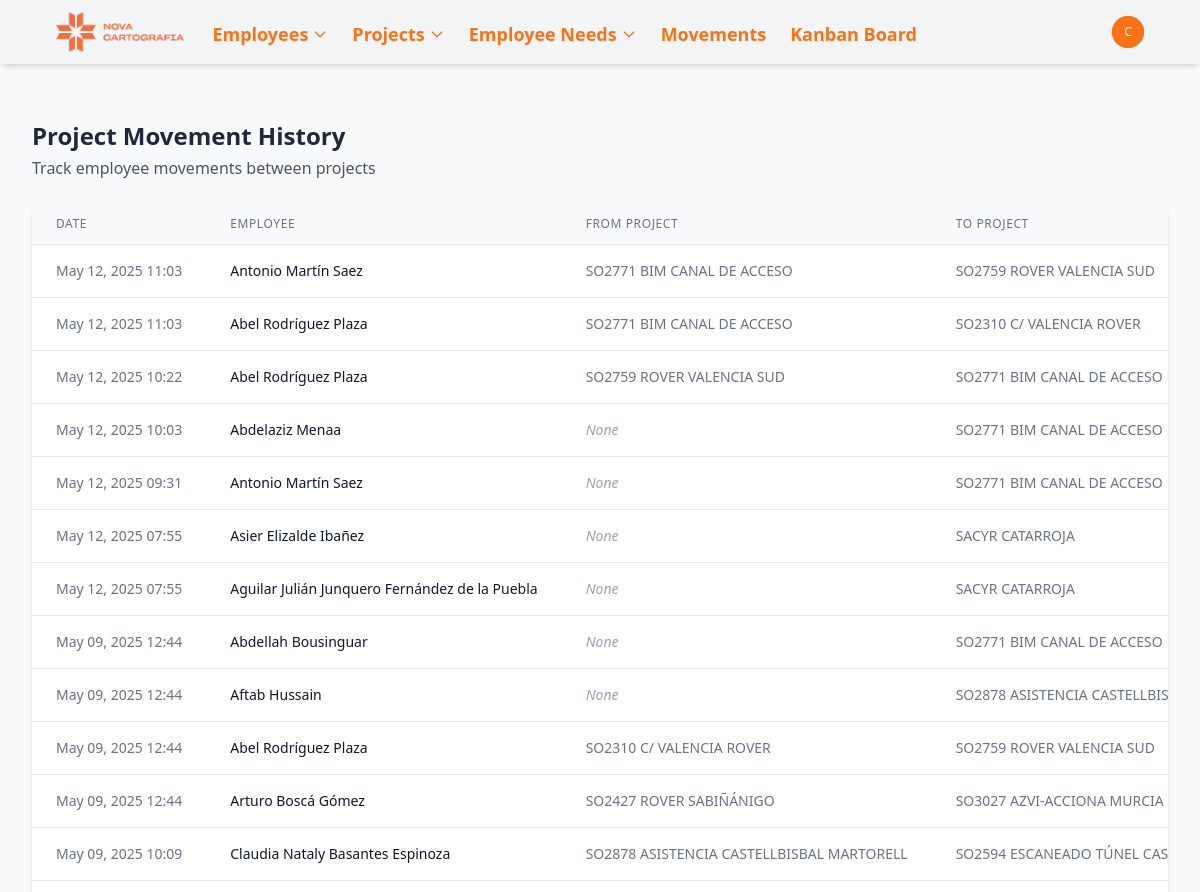
Page /movements/ (signed in, upper part) on the earlier database version.
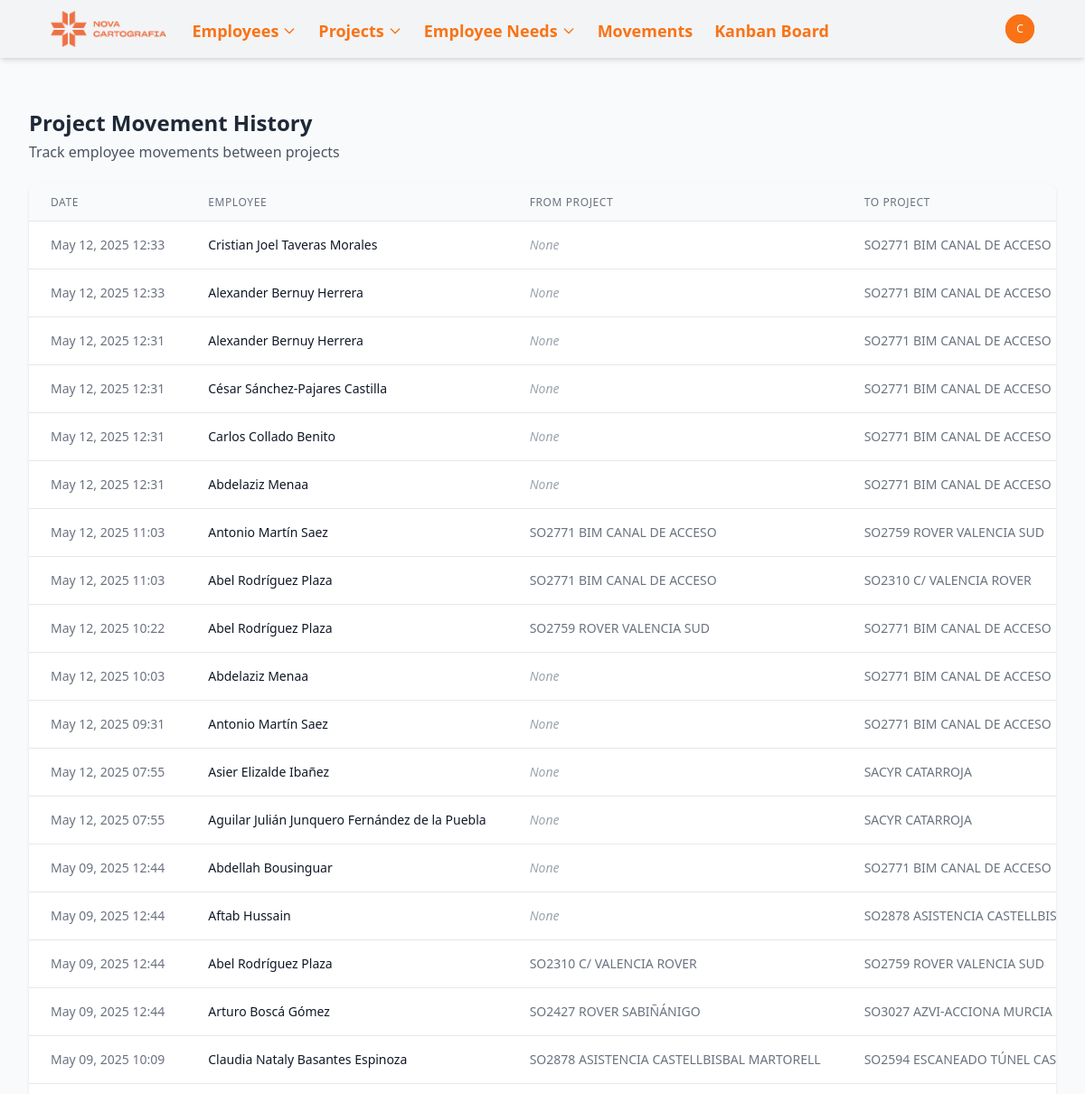
Same page on the later database version.
### novacartografia_employee_management/models.py (models this page shows, shortened)
class ProjectMovementLine(models.Model):
    project = models.ForeignKey(Project, on_delete=models.CASCADE, related_name='movements')
    employee = models.ForeignKey(Employee, on_delete=models.CASCADE, related_name='project_movements')
    date = models.DateTimeField(default=timezone.now)
    previous_project = models.ForeignKey(
        Project,
        on_delete=models.SET_NULL,
        null=True,
        blank=True,
        related_name='outgoing_movements'
    )
    class Meta:
        ordering = ['-date']  # Most recent movements first

class Employee(models.Model):
    name = models.CharField(max_length=100)
    job = models.CharField(max_length=100)
    project_id = models.ForeignKey(Project, on_delete=models.SET_NULL, related_name='employee_set', blank=True, null=True)
    state = models.CharField(max_length=50, default='valencia',
            choices=[
                ('alava', 'Álava'),
                ('albacete', 'Albacete'),
                ('alicante', 'Alicante'),
                ('almeria', 'Almería'),
                ('asturias', 'Asturias'),
                ('avila', 'Ávila'),
                ('badajoz', 'Badajoz'),
                ('barcelona', 'Barcelona'),
                ('burgos', 'Burgos'),
                ('caceres', 'Cáceres'),
                ('cadiz', 'Cádiz'),
                ('cantabria', 'Cantabria'),
                ('castellon', 'Castellón'),
                ('ceuta', 'Ceuta'),
                ('ciudad_real', 'Ciudad Real'),
                ('cordoba', 'Córdoba'),
                ('cuenca', 'Cuenca'),
                ('gerona', 'Gerona'),
                ('granada', 'Granada'),
                ('guadalajara', 'Guadalajara'),
                ('guipuzcoa', 'Guipúzcoa'),
                ('huelva', 'Huelva'),
                ('huesca', 'Huesca'),
                ('islas_baleares', 'Islas Baleares'),
                ('jaen', 'Jaén'),
                ('la_coruna', 'La Coruña'),
                ('la_rioja', 'La Rioja'),
                ('las_palmas', 'Las Palmas'),
                ('leon', 'León'),
                ('lerida', 'Lérida'),
                ('lugo', 'Lugo'),
                ('madrid', 'Madrid'),
                ('malaga', 'Málaga'),
                ('melilla', 'Melilla'),
                ('murcia', 'Murcia'),
                ('navarra', 'Navarra'),
                ('orense', 'Orense'),
                ('palencia', 'Palencia'),
                ('pontevedra', 'Pontevedra'),
                ('salamanca', 'Salamanca'),
                ('santa_cruz_de_tenerife', 'Santa Cruz de Tenerife'),
                ('segovia', 'Segovia'),
                ('sevilla', 'Sevilla'),
                ('soria', 'Soria'),
                ('tarragona', 'Tarragona'),
                ('teruel', 'Teruel'),
                ('toledo', 'Toledo'),
                ('valencia', 'Valencia'),
                ('valladolid', 'Valladolid'),
                ('vizcaya', 'Vizcaya'),
                ('zamora', 'Zamora'),
                ('zaragoza', 'Zaragoza'),])
    academic_training = models.CharField(max_length=100, blank=True, null=True)
    driver_license = models.BooleanField(default=False)
    twenty_hours = models.BooleanField(default=False)
    sixty_hours = models.BooleanField(default=False)
    confine = models.BooleanField(default=False)
    mining = models.BooleanField(default=False)
    railway_carriage = models.BooleanField(default=False)
    railway_mounting = models.BooleanField(default=False)
    building = models.BooleanField(default=False)
    office_work = models.BooleanField(default=False)
    scanner = models.BooleanField(default=False)
    leveling = models.BooleanField(default=False)
    static = models.BooleanField(default=False)
    drag = models.BooleanField(default=False)

class Project(models.Model):
    PROJECT_TYPES = [
        ('obra', 'Obra'),
        ('proyecto', 'Proyecto'),
    ]
    MANAGER_TYPES = [
        ('cuesta', 'Cuesta'),
        ('javi', 'Javi'),
        ('guillermo', 'Guillermo'),
        ('miguelangel', 'Miguel Ángel'),
        ('oscar', 'Óscar'),
    ]
    name = models.CharField(max_length=100)
    type = models.CharField(max_length=50, choices=PROJECT_TYPES, default='proyecto')
    description = models.TextField(blank=True, null=True)
    manager = models.CharField(max_length=50, choices=MANAGER_TYPES, null=True, blank=True)
    state = models.CharField(max_length=50, null=True, blank=True,
            choices=[
                ('alava', 'Álava'),
                ('albacete', 'Albacete'),
                ('alicante', 'Alicante'),
                ('almeria', 'Almería'),
                ('asturias', 'Asturias'),
                ('avila', 'Ávila'),
                ('badajoz', 'Badajoz'),
                ('barcelona', 'Barcelona'),
                ('burgos', 'Burgos'),
                ('caceres', 'Cáceres'),
                ('cadiz', 'Cádiz'),
                ('cantabria', 'Cantabria'),
                ('castellon', 'Castellón'),
                ('ceuta', 'Ceuta'),
                ('ciudad_real', 'Ciudad Real'),
                ('cordoba', 'Córdoba'),
                ('cuenca', 'Cuenca'),
                ('gerona', 'Gerona'),
                ('granada', 'Granada'),
                ('guadalajara', 'Guadalajara'),
                ('guipuzcoa', 'Guipúzcoa'),
                ('huelva', 'Huelva'),
                ('huesca', 'Huesca'),
                ('islas_baleares', 'Islas Baleares'),
                ('jaen', 'Jaén'),
                ('la_coruna', 'La Coruña'),
                ('la_rioja', 'La Rioja'),
                ('las_palmas', 'Las Palmas'),
                ('leon', 'León'),
                ('lerida', 'Lérida'),
                ('lugo', 'Lugo'),
                ('madrid', 'Madrid'),
                ('malaga', 'Málaga'),
                ('melilla', 'Melilla'),
                ('murcia', 'Murcia'),
                ('navarra', 'Navarra'),
                ('orense', 'Orense'),
                ('palencia', 'Palencia'),
                ('pontevedra', 'Pontevedra'),
                ('salamanca', 'Salamanca'),
                ('santa_cruz_de_tenerife', 'Santa Cruz de Tenerife'),
                ('segovia', 'Segovia'),
                ('sevilla', 'Sevilla'),
                ('soria', 'Soria'),
                ('tarragona', 'Tarragona'),
                ('teruel', 'Teruel'),
                ('toledo', 'Toledo'),
                ('valencia', 'Valencia'),
                ('valladolid', 'Valladolid'),
                ('vizcaya', 'Vizcaya'),
                ('zamora', 'Zamora'),
                ('zaragoza', 'Zaragoza')
            ])
    academic_training = models.CharField(max_length=100, blank=True, null=True)
    twenty_hours = models.BooleanField(default=False)
    sixty_hours = models.BooleanField(default=False)
    confine = models.BooleanField(default=False)
    mining = models.BooleanField(default=False)
    railway_carriage = models.BooleanField(default=False)
    railway_mounting = models.BooleanField(default=False)
    building = models.BooleanField(default=False)
    office_work = models.BooleanField(default=False)
    scanner = models.BooleanField(default=False)
    leveling = models.BooleanField(default=False)
    static = models.BooleanField(default=False)
    drag = models.BooleanField(default=False)

### novacartografia_employee_management/views.py (the view)
# urls.py: path('movements/', views.movement_list, name='movement_list'),
@login_required
def movement_list(request):
    movements = ProjectMovementLine.objects.all().order_by('-date')
    return render(request, 'novacartografia_employee_management/movement_list.html', {
        'movements': movements
    })

### templates/novacartografia_employee_management/movement_list.html (shortened to what this page needs)
{% extends "base.html" %}
{% block content %}
<div class="mb-6">
    <h2 class="text-2xl font-bold text-gray-800">Project Movement History</h2>
    <p class="text-gray-600 mt-1">Track employee movements between projects</p>
</div>
<div class="bg-white shadow overflow-hidden rounded-lg">
    <div class="overflow-x-auto">
        <table class="min-w-full divide-y divide-gray-200">
            <thead class="bg-gray-50">
                <tr>
                    <th scope="col" class="px-6 py-3 text-left text-xs font-medium text-gray-500 uppercase tracking-wider">Date</th>
                    <th scope="col" class="px-6 py-3 text-left text-xs font-medium text-gray-500 uppercase tracking-wider">Employee</th>
                    <th scope="col" class="px-6 py-3 text-left text-xs font-medium text-gray-500 uppercase tracking-wider">From Project</th>
                    <th scope="col" class="px-6 py-3 text-left text-xs font-medium text-gray-500 uppercase tracking-wider">To Project</th>
                </tr>
            </thead>
            <tbody class="bg-white divide-y divide-gray-200">
                {% for movement in movements %}
                <tr class="hover:bg-gray-50">
                    <td class="px-6 py-4 whitespace-nowrap text-sm text-gray-500">
                        {{ movement.date|date:"M d, Y H:i" }}
                    </td>
                    <td class="px-6 py-4 whitespace-nowrap text-sm font-medium text-gray-900">
                        <a href="{% url 'employee_detail' movement.employee.id %}" class="text-primary-600 hover:text-primary-900">
                            {{ movement.employee.name }}
                        </a>
                    </td>
                    <td class="px-6 py-4 whitespace-nowrap text-sm text-gray-500">
                        {% if movement.previous_project %}
                            <a href="{% url 'project_detail' movement.previous_project.id %}" class="text-primary-600 hover:text-primary-900">
                                {{ movement.previous_project.name }}
                            </a>
                        {% else %}
                            <span class="text-gray-400 italic">None</span>
                        {% endif %}
                    </td>
                    <td class="px-6 py-4 whitespace-nowrap text-sm text-gray-500">
                        <a href="{% url 'project_detail' movement.project.id %}" class="text-primary-600 hover:text-primary-900">
                            {{ movement.project.name }}
                        </a>
                    </td>
                </tr>
                {% empty %}
                <tr>
                    <td colspan="4" class="px-6 py-4 text-center text-sm text-gray-500">No movement records found.</td>
                </tr>
                {% endfor %}
            </tbody>
        </table>
    </div>
</div>
{% endblock %}

### templates/base.html (shortened to what this page needs)
<!DOCTYPE html>
<html lang="en">
<head>
    <script src="https://cdn.tailwindcss.com"></script>
    <link rel="stylesheet" href="https://cdnjs.cloudflare.com/ajax/libs/font-awesome/6.7.2/css/all.min.css">
    {% load static %}
    <script src="{% static 'js/tailwind.config.js' %}"></script>
</head>
<body class="bg-gray-50 min-h-screen flex flex-col ">
    <nav class="navbar-drpdown-container bg-gray-100 shadow-md">
        <div class="content-container">
            <div class="flex justify-between h-16 ml-6">
                <div class="flex items-center">
                    <div class="flex-shrink-0 flex items-center">
                        <a href="{% url 'home' %}" class="text-orange-500 font-bold text-xl">
                            <img class="mx-auto h-10 w-auto" src="{% static 'images/952.png' %}" alt="Nova Workers Management Logo">
                        </a>
                    </div>
                    <div class="hidden sm:ml-6 sm:flex sm:space-x-4">
                        <div class="relative" x-data="{ open: false }">
                            <button @click="open = !open" class="text-orange-500 hover:text-orange-700 border-transparent inline-flex items-center px-1 pt-1 text-lg font-bold">
                                <span>Employees</span>
                                <svg class="ml-1 w-4 h-4" fill="none" stroke="currentColor" viewBox="0 0 24 24" xmlns="http://www.w3.org/2000/svg"><path stroke-linecap="round" stroke-linejoin="round" stroke-width="2" d="M19 9l-7 7-7-7"></path></svg>
                            </button>
                        </div>
                        <div class="relative" x-data="{ open: false }">
                            <button @click="open = !open" class="text-orange-500 hover:text-orange-700 border-transparent inline-flex items-center px-1 pt-1 text-lg font-bold">
                                <span>Projects</span>
                                <svg class="ml-1 w-4 h-4" fill="none" stroke="currentColor" viewBox="0 0 24 24" xmlns="http://www.w3.org/2000/svg"><path stroke-linecap="round" stroke-linejoin="round" stroke-width="2" d="M19 9l-7 7-7-7"></path></svg>
                            </button>
                        </div>
                        <div class="relative" x-data="{ open: false }">
                            <button @click="open = !open" class="text-orange-500 hover:text-orange-700 border-transparent inline-flex items-center px-1 pt-1 text-lg font-bold">
                                <span>Employee Needs</span>
                                <svg class="ml-1 w-4 h-4" fill="none" stroke="currentColor" viewBox="0 0 24 24" xmlns="http://www.w3.org/2000/svg"><path stroke-linecap="round" stroke-linejoin="round" stroke-width="2" d="M19 9l-7 7-7-7"></path></svg>
                            </button>
                        </div>
                        <a href="{% url 'movement_list' %}" class="text-orange-500 hover:text-orange-700 border-transparent inline-flex items-center px-1 pt-1 text-lg font-bold">
                            Movements
                        </a>
                        <a href="{% url 'kanban_board' %}" class="text-orange-500 hover:text-orange-700 border-transparent inline-flex items-center px-1 pt-1 text-lg font-bold">
                            Kanban Board
                        </a>
                    </div>
                </div>
                <div class="hidden sm:ml-6 mr-6 sm:flex sm:items-center">
                    {% if user.is_authenticated %}
                        <div class="ml-3 relative" x-data="{ open: false }">
                            <div>
                                <button @click="open = !open" type="button" class="bg-orange-600 flex text-sm rounded-full focus:outline-none focus:ring-2 focus:ring-offset-2 focus:ring-offset-primary-800 focus:ring-white">
                                    <span class="inline-flex items-center justify-center h-8 w-8 rounded-full bg-orange-500">
                                        <span class="text-xs font-medium leading-none text-white">{{ user.username|slice:":1" }}</span>
                                    </span>
                                </button>
                            </div>
                        </div>
                    {% else %}
                        <a href="{% url 'login' %}" class="text-gray-100 hover:text-white text-sm font-medium">Login</a>
                    {% endif %}
                </div>
            </div>
        </div>
    </nav>
    <div class="content-container py-4">
    </div>
    <main class="flex-grow">
        <div class="content-container py-6">
            {% block content %}{% endblock %}
        </div>
    </main>
</body>
</html>

Differences in the rows shown:
added ProjectMovementLine: date "May 12, 2025 12:33", employee.name "Cristian Joel Taveras Morales", shows "None", project.name "SO2771 BIM CANAL DE ACCESO"
added ProjectMovementLine: date "May 12, 2025 12:33", employee.name "Alexander Bernuy Herrera", shows "None", project.name "SO2771 BIM CANAL DE ACCESO"
added ProjectMovementLine: date "May 12, 2025 12:31", employee.name "Alexander Bernuy Herrera", shows "None", project.name "SO2771 BIM CANAL DE ACCESO"
added ProjectMovementLine: date "May 12, 2025 12:31", employee.name "César Sánchez-Pajares Castilla", shows "None", project.name "SO2771 BIM CANAL DE ACCESO"
added ProjectMovementLine: date "May 12, 2025 12:31", employee.name "Carlos Collado Benito", shows "None", project.name "SO2771 BIM CANAL DE ACCESO"
added ProjectMovementLine: date "May 12, 2025 12:31", employee.name "Abdelaziz Menaa", shows "None", project.name "SO2771 BIM CANAL DE ACCESO"
